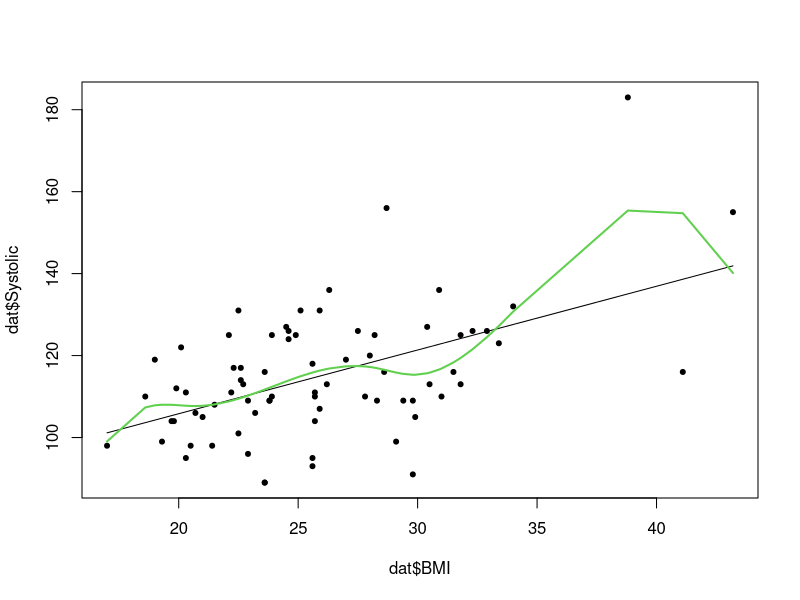

R code for this plot:
set.seed(4060)
library(glmnet)
dat = read.csv(file='blood_pressure.csv')
x = dat$BMI
y = dat$Systolic
glmo = glm(Systolic~BMI, data=dat)
# (a)
sqrt(mean(residuals(glmo)^2))
kde = density(scale(glmo$residuals))
# (b)
kde$bw
f.ref = dnorm(kde$x,0,1)
# (c)
sqrt(mean((kde$y-f.ref)^2))
f.t = dt(kde$x,2)
# (d)
sqrt(mean((kde$y-f.t)^2))
library(splines) # contains function bs()
KN = quantile(dat$BMI, c(0.15, 0.60, 0.70, 0.80))
BM = bs(dat$BMI, knots=KN)
B.spline = lm(y~BM)
# (f)
sqrt(mean(residuals(B.spline)^2))
# (g)
plot(dat$BMI,dat$Systolic,pch=20)
lines(dat$BMI,fitted(glmo))
os = order(dat$BMI)
lines(dat$BMI[os],fitted(B.spline)[os],col=3,lwd=2)